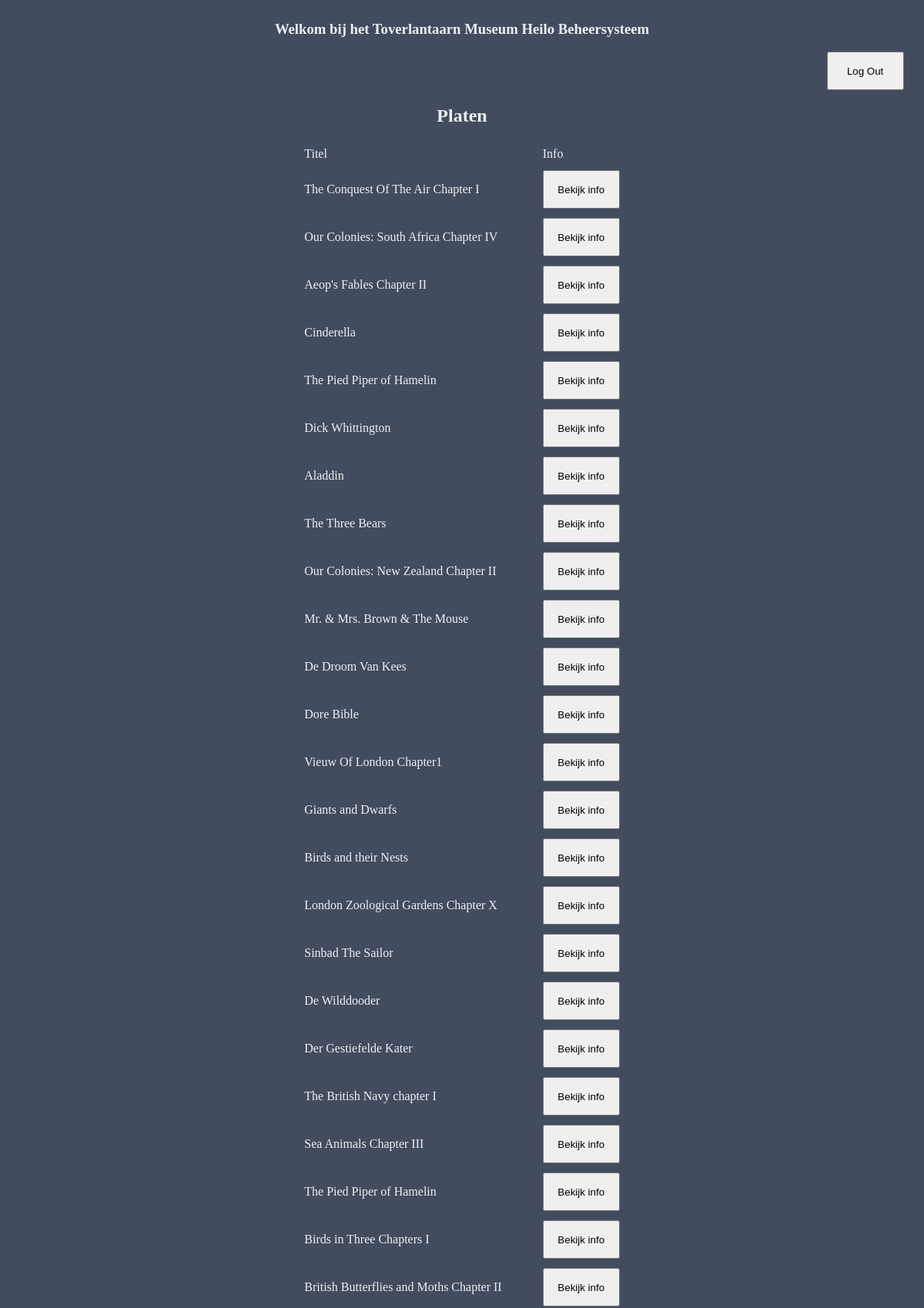
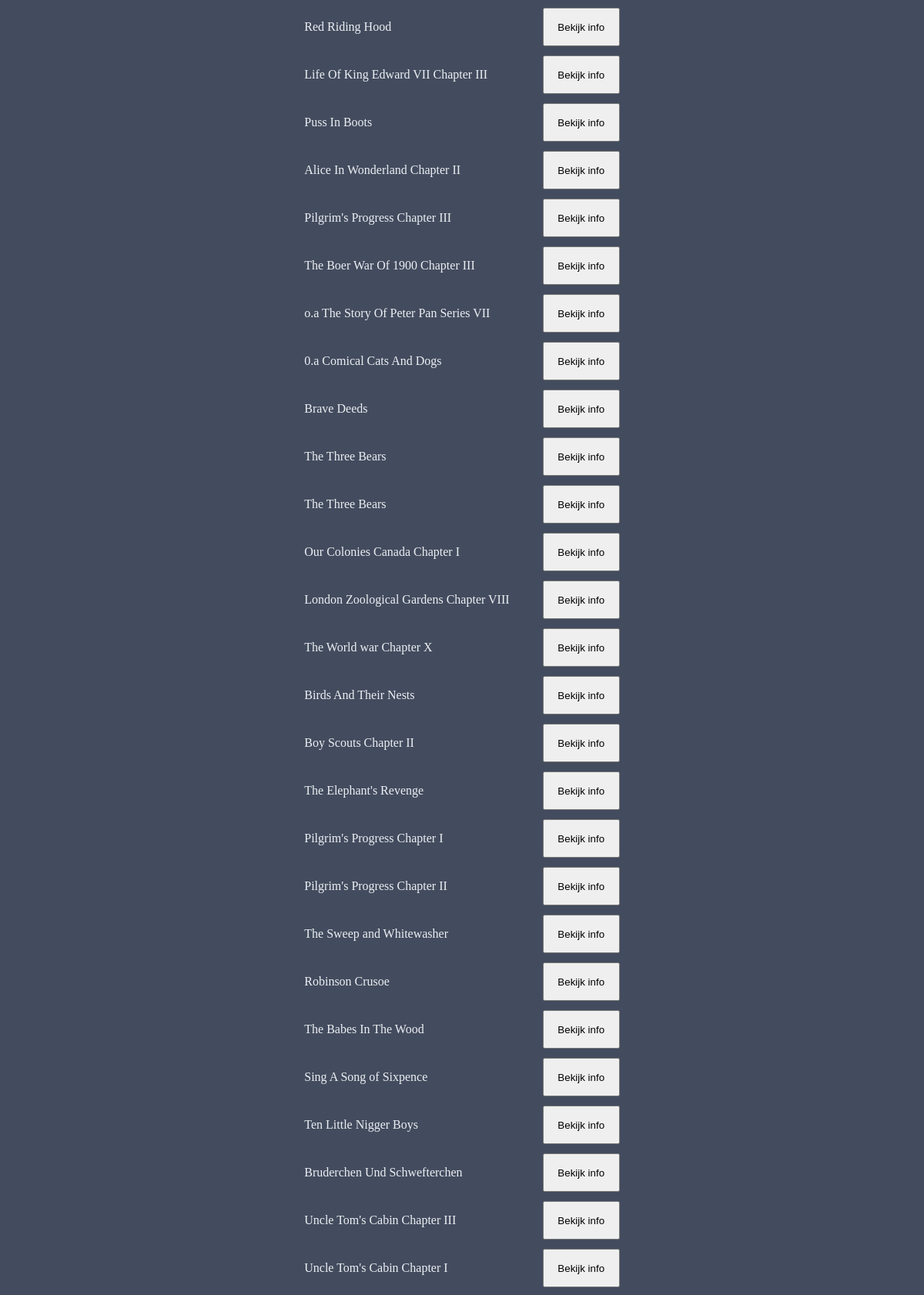
/index.php (signed in, upper part), run on the app's committed database (2 pictures, top to bottom).
### tables this page shows
CREATE TABLE `platen` (
  `reeks` text NOT NULL,
  `onderwerp` text NOT NULL,
  `titel` text NOT NULL,
  `platen_nummer` text DEFAULT NULL,
  `in_doos` text NOT NULL,
  `conditie` text DEFAULT NULL,
  `maat` text NOT NULL,
  `id` int(11) NOT NULL
) ENGINE  InnoDB DEFAULT CHARSET=utf8mb4;

### index.php (the view, shortened to what this page needs)
<!DOCTYPE html>
<html lang="en">
<head>
    <link rel="stylesheet" href="style.css">
</head>
<body>
    <?php
    require_once "connect.php";
    $lanternTitle = $dbh->query('SELECT titel FROM platen')->fetchAll();
    $lanternID = $dbh->query('SELECT id FROM platen')->fetchAll();
    ?>
    <header class="idk">
        <div class="header1">
            <h3>Welkom bij het Toverlantaarn Museum Heilo Beheersysteem</h3>
        </div>
        <form method="post" action="index.php">
            <button type="submit" id="logout" name="logout">Log Out</button>
        </form>
    </header>
    <div class="tables">
        <div class="table1">
            <div class="title">
                <h2>Platen</h2>
            </div>
            <form method="get" action="details.php">
                <table>
                    <tr>
                        <td>Titel</td>
                        <td>Info</td>
                    </tr>
                    <?php
                    for ($i = 0; $i < count($lanternTitle); $i++) {
                    ?>
                        <tr>
                            <td><?= $lanternTitle[$i]["titel"] ?></td>
                            <td><button name="id" type="submit" value="<?= $lanternID[$i]["id"] ?>">Bekijk info</button></td>
                        </tr>
                    <?php
                    }
                    ?>
                </table>
            </form>
        </div>
    </div>
</body>
</html>

### style.css (style rules this page uses)
.header1 { display: flex; justify-content: center; }
.table1 { display: flex; flex-direction: column; }
body { background-color:#434c5e; color: #eceff4; }
.title { display: flex; justify-content: center; }
td { padding: 5px; }
button { width: 100px; height: 50px; }
.tables { display: flex; justify-content: space-evenly; align-items: flex-start; }
button[id="logout"] { position: relative; left: 90%; }

### data on the page
platen: titel "Cinderella", $lanternID[$i]["id"] 4 (drawn)
platen: titel "The Pied Piper of Hamelin", $lanternID[$i]["id"] 5 (drawn)
platen: titel "Dick Whittington", $lanternID[$i]["id"] 6 (drawn)
platen: titel "Aladdin", $lanternID[$i]["id"] 7 (drawn)
platen: titel "The Three Bears", $lanternID[$i]["id"] 8 (drawn)
platen: titel "The Pied Piper of Hamelin", $lanternID[$i]["id"] 22 (drawn)
platen: titel "Red Riding Hood", $lanternID[$i]["id"] 25 (drawn)
platen: titel "The Three Bears", $lanternID[$i]["id"] 34 (drawn)
platen: titel "The Three Bears", $lanternID[$i]["id"] 35 (drawn)
platen: titel "Birds And Their Nests", $lanternID[$i]["id"] 39 (drawn)
platen: titel "The Elephant's Revenge", $lanternID[$i]["id"] 41 (drawn)
platen: titel "Robinson Crusoe", $lanternID[$i]["id"] 45 (drawn)
platen: titel "The Babes In The Wood", $lanternID[$i]["id"] 46 (drawn)
platen: titel "Ten Little Nigger Boys", $lanternID[$i]["id"] 48 (drawn)
platen: titel "Uncle Tom's Cabin Chapter III", $lanternID[$i]["id"] 50 (drawn)
platen: titel "Uncle Tom's Cabin Chapter I", $lanternID[$i]["id"] 51 (drawn)

### other printed values
$lanternTitle[$i]["titel"] "The Conquest Of The Air Chapter I"
$lanternTitle[$i]["titel"] "Our Colonies: South Africa Chapter IV"
$lanternTitle[$i]["titel"] "Aeop's Fables Chapter II"
$lanternTitle[$i]["titel"] "Our Colonies: New Zealand Chapter II"
$lanternTitle[$i]["titel"] "Mr. & Mrs. Brown & The Mouse"
$lanternTitle[$i]["titel"] "De Droom Van Kees"
$lanternTitle[$i]["titel"] "Dore Bible"
$lanternTitle[$i]["titel"] "Vieuw Of London Chapter1"
$lanternTitle[$i]["titel"] "Giants and Dwarfs"
$lanternTitle[$i]["titel"] "Birds and their Nests"
$lanternTitle[$i]["titel"] "London Zoological Gardens Chapter X"
$lanternTitle[$i]["titel"] "Sinbad The Sailor"
$lanternTitle[$i]["titel"] "De Wilddooder"
$lanternTitle[$i]["titel"] "Der Gestiefelde Kater"
$lanternTitle[$i]["titel"] "The British Navy chapter I"
